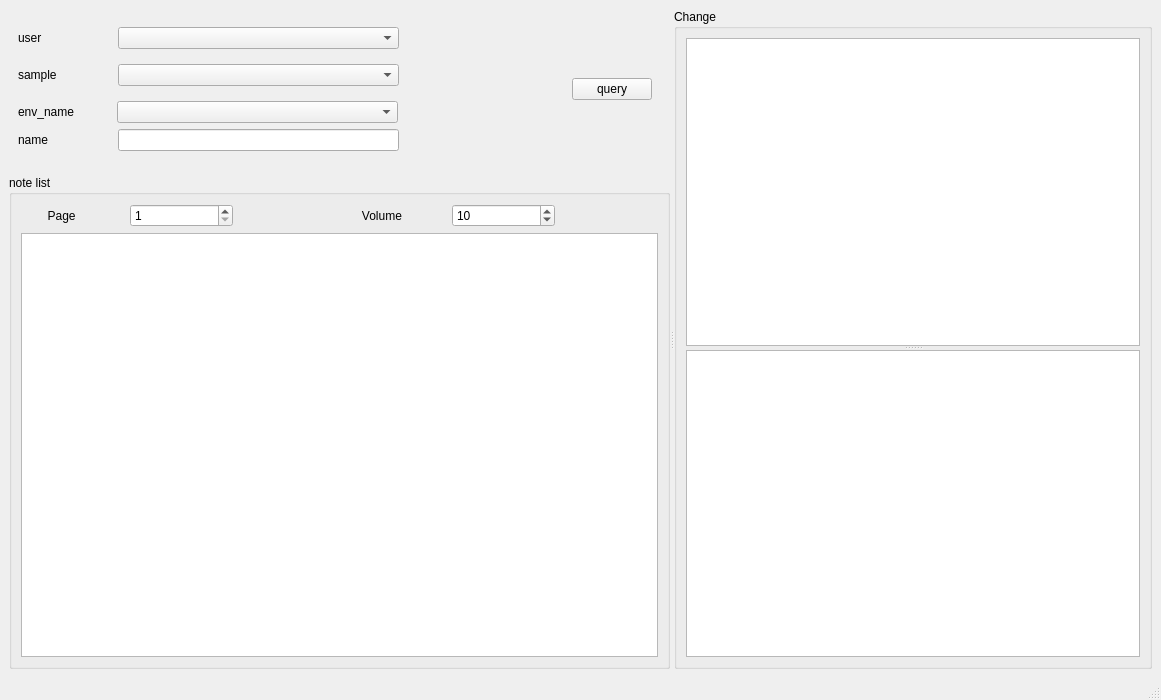
<?xml version="1.0" encoding="UTF-8"?>
<ui version="4.0">
 <class>MainWindow</class>
 <widget class="QMainWindow" name="MainWindow">
  <property name="geometry">
   <rect>
    <x>0</x>
    <y>0</y>
    <width>1161</width>
    <height>700</height>
   </rect>
  </property>
  <property name="windowTitle">
   <string>WorkSpace Sync History</string>
  </property>
  <property name="windowIcon">
   <iconset resource="_imgs/_imgs.qrc">
    <normaloff>:/context-edit.png</normaloff>:/context-edit.png</iconset>
  </property>
  <widget class="QWidget" name="centralwidget">
   <layout class="QGridLayout" name="gridLayout">
    <item row="0" column="0">
     <widget class="QSplitter" name="splitter_2">
      <property name="orientation">
       <enum>Qt::Horizontal</enum>
      </property>
      <widget class="QWidget" name="widget_2" native="true">
       <layout class="QVBoxLayout" name="verticalLayout_4" stretch="2,8">
        <item>
         <widget class="QWidget" name="widget" native="true">
          <layout class="QHBoxLayout" name="horizontalLayout_2">
           <property name="leftMargin">
            <number>0</number>
           </property>
           <item>
            <widget class="QWidget" name="widget_12" native="true">
             <layout class="QVBoxLayout" name="verticalLayout_2">
              <property name="leftMargin">
               <number>0</number>
              </property>
              <item>
               <widget class="QWidget" name="widget_6" native="true">
                <layout class="QHBoxLayout" name="horizontalLayout_6" stretch="2,6,3">
                 <property name="spacing">
                  <number>6</number>
                 </property>
                 <property name="topMargin">
                  <number>0</number>
                 </property>
                 <property name="bottomMargin">
                  <number>0</number>
                 </property>
                 <item>
                  <widget class="QLabel" name="label_4">
                   <property name="text">
                    <string>user</string>
                   </property>
                  </widget>
                 </item>
                 <item>
                  <widget class="SearchComboBox" name="UserContent"/>
                 </item>
                 <item>
                  <spacer name="horizontalSpacer_4">
                   <property name="orientation">
                    <enum>Qt::Horizontal</enum>
                   </property>
                   <property name="sizeHint" stdset="0">
                    <size>
                     <width>91</width>
                     <height>20</height>
                    </size>
                   </property>
                  </spacer>
                 </item>
                </layout>
               </widget>
              </item>
              <item>
               <widget class="QWidget" name="widget_7" native="true">
                <layout class="QHBoxLayout" name="horizontalLayout_7" stretch="2,6,3">
                 <property name="sizeConstraint">
                  <enum>QLayout::SetDefaultConstraint</enum>
                 </property>
                 <item>
                  <widget class="QLabel" name="label_5">
                   <property name="text">
                    <string>sample</string>
                   </property>
                  </widget>
                 </item>
                 <item>
                  <widget class="SearchComboBox" name="SampleContent">
                   <property name="enabled">
                    <bool>true</bool>
                   </property>
                  </widget>
                 </item>
                 <item>
                  <spacer name="horizontalSpacer_5">
                   <property name="orientation">
                    <enum>Qt::Horizontal</enum>
                   </property>
                   <property name="sizeHint" stdset="0">
                    <size>
                     <width>91</width>
                     <height>20</height>
                    </size>
                   </property>
                  </spacer>
                 </item>
                </layout>
               </widget>
              </item>
              <item>
               <widget class="QWidget" name="widget_13" native="true">
                <property name="enabled">
                 <bool>true</bool>
                </property>
                <layout class="QHBoxLayout" name="horizontalLayout_8" stretch="2,6,3">
                 <property name="spacing">
                  <number>5</number>
                 </property>
                 <property name="topMargin">
                  <number>0</number>
                 </property>
                 <property name="bottomMargin">
                  <number>0</number>
                 </property>
                 <item>
                  <widget class="QLabel" name="label_6">
                   <property name="text">
                    <string>env_name</string>
                   </property>
                  </widget>
                 </item>
                 <item>
                  <widget class="SearchComboBox" name="EnvContent"/>
                 </item>
                 <item>
                  <spacer name="horizontalSpacer_6">
                   <property name="orientation">
                    <enum>Qt::Horizontal</enum>
                   </property>
                   <property name="sizeHint" stdset="0">
                    <size>
                     <width>38</width>
                     <height>20</height>
                    </size>
                   </property>
                  </spacer>
                 </item>
                </layout>
               </widget>
              </item>
              <item>
               <widget class="QWidget" name="widget_3" native="true">
                <layout class="QHBoxLayout" name="horizontalLayout" stretch="2,6,3">
                 <property name="topMargin">
                  <number>0</number>
                 </property>
                 <property name="bottomMargin">
                  <number>0</number>
                 </property>
                 <item>
                  <widget class="QLabel" name="label">
                   <property name="text">
                    <string>name</string>
                   </property>
                  </widget>
                 </item>
                 <item>
                  <widget class="QLineEdit" name="nameContent"/>
                 </item>
                 <item>
                  <spacer name="horizontalSpacer">
                   <property name="orientation">
                    <enum>Qt::Horizontal</enum>
                   </property>
                   <property name="sizeHint" stdset="0">
                    <size>
                     <width>103</width>
                     <height>20</height>
                    </size>
                   </property>
                  </spacer>
                 </item>
                </layout>
               </widget>
              </item>
             </layout>
            </widget>
           </item>
           <item>
            <widget class="QWidget" name="widget_14" native="true">
             <layout class="QVBoxLayout" name="verticalLayout_5">
              <item>
               <spacer name="verticalSpacer_3">
                <property name="orientation">
                 <enum>Qt::Vertical</enum>
                </property>
                <property name="sizeHint" stdset="0">
                 <size>
                  <width>20</width>
                  <height>15</height>
                 </size>
                </property>
               </spacer>
              </item>
              <item>
               <widget class="QPushButton" name="queryButton">
                <property name="text">
                 <string>query</string>
                </property>
               </widget>
              </item>
              <item>
               <spacer name="verticalSpacer_4">
                <property name="orientation">
                 <enum>Qt::Vertical</enum>
                </property>
                <property name="sizeHint" stdset="0">
                 <size>
                  <width>20</width>
                  <height>15</height>
                 </size>
                </property>
               </spacer>
              </item>
             </layout>
            </widget>
           </item>
          </layout>
         </widget>
        </item>
        <item>
         <widget class="QGroupBox" name="groupBox_2">
          <property name="title">
           <string>note list</string>
          </property>
          <layout class="QVBoxLayout" name="verticalLayout_3">
           <item>
            <layout class="QHBoxLayout" name="page_layout" stretch="1,1,1,1,1,1">
             <item>
              <widget class="QLabel" name="label_3">
               <property name="text">
                <string>        Page</string>
               </property>
              </widget>
             </item>
             <item>
              <widget class="QSpinBox" name="page_spinBox">
               <property name="enabled">
                <bool>true</bool>
               </property>
               <property name="minimum">
                <number>1</number>
               </property>
              </widget>
             </item>
             <item>
              <spacer name="horizontalSpacer_7">
               <property name="orientation">
                <enum>Qt::Horizontal</enum>
               </property>
               <property name="sizeHint" stdset="0">
                <size>
                 <width>40</width>
                 <height>20</height>
                </size>
               </property>
              </spacer>
             </item>
             <item>
              <widget class="QLabel" name="label_7">
               <property name="text">
                <string>      Volume</string>
               </property>
              </widget>
             </item>
             <item>
              <widget class="QSpinBox" name="volume_spinBox">
               <property name="enabled">
                <bool>true</bool>
               </property>
               <property name="minimum">
                <number>1</number>
               </property>
               <property name="maximum">
                <number>10000000</number>
               </property>
               <property name="value">
                <number>10</number>
               </property>
               <property name="displayIntegerBase">
                <number>10</number>
               </property>
              </widget>
             </item>
             <item>
              <spacer name="horizontalSpacer_3">
               <property name="orientation">
                <enum>Qt::Horizontal</enum>
               </property>
               <property name="sizeHint" stdset="0">
                <size>
                 <width>40</width>
                 <height>20</height>
                </size>
               </property>
              </spacer>
             </item>
            </layout>
           </item>
           <item>
            <widget class="QTableViewWorkSpaceNoteWidget" name="table_view_context"/>
           </item>
          </layout>
         </widget>
        </item>
       </layout>
      </widget>
      <widget class="QGroupBox" name="groupBox_3">
       <property name="title">
        <string>Change</string>
       </property>
       <layout class="QVBoxLayout" name="verticalLayout">
        <item>
         <widget class="QSplitter" name="splitter">
          <property name="orientation">
           <enum>Qt::Vertical</enum>
          </property>
          <widget class="QTreeViewSpaceNoteWidget" name="tree_view_context"/>
          <widget class="QTextEdit" name="textEdit"/>
         </widget>
        </item>
       </layout>
      </widget>
     </widget>
    </item>
   </layout>
  </widget>
  <widget class="QStatusBar" name="statusbar"/>
 </widget>
 <customwidgets>
  <customwidget>
   <class>QTreeViewSpaceNoteWidget</class>
   <extends>QTreeView</extends>
   <header>.widgets.chip_manage_files.tree_view_workspace_note</header>
  </customwidget>
  <customwidget>
   <class>QTableViewWorkSpaceNoteWidget</class>
   <extends>QTableView</extends>
   <header>.widgets.chip_manage_files.table_view_workspace_note</header>
  </customwidget>
  <customwidget>
   <class>SearchComboBox</class>
   <extends>QComboBox</extends>
   <header>.widgets.combox_custom.combox_search</header>
  </customwidget>
 </customwidgets>
 <resources>
  <include location="_imgs/_imgs.qrc"/>
 </resources>
 <connections>
  <connection>
   <sender>queryButton</sender>
   <signal>clicked()</signal>
   <receiver>MainWindow</receiver>
   <slot>query_workspace_his()</slot>
   <hints>
    <hint type="sourcelabel">
     <x>499</x>
     <y>98</y>
    </hint>
    <hint type="destinationlabel">
     <x>580</x>
     <y>349</y>
    </hint>
   </hints>
  </connection>
  <connection>
   <sender>page_spinBox</sender>
   <signal>valueChanged(int)</signal>
   <receiver>MainWindow</receiver>
   <slot>change_page()</slot>
   <hints>
    <hint type="sourcelabel">
     <x>156</x>
     <y>221</y>
    </hint>
    <hint type="destinationlabel">
     <x>580</x>
     <y>349</y>
    </hint>
   </hints>
  </connection>
  <connection>
   <sender>volume_spinBox</sender>
   <signal>valueChanged(int)</signal>
   <receiver>MainWindow</receiver>
   <slot>change_volume()</slot>
   <hints>
    <hint type="sourcelabel">
     <x>416</x>
     <y>221</y>
    </hint>
    <hint type="destinationlabel">
     <x>580</x>
     <y>349</y>
    </hint>
   </hints>
  </connection>
 </connections>
 <slots>
  <slot>query_workspace_his()</slot>
  <slot>change_page()</slot>
  <slot>change_volume()</slot>
 </slots>
</ui>
